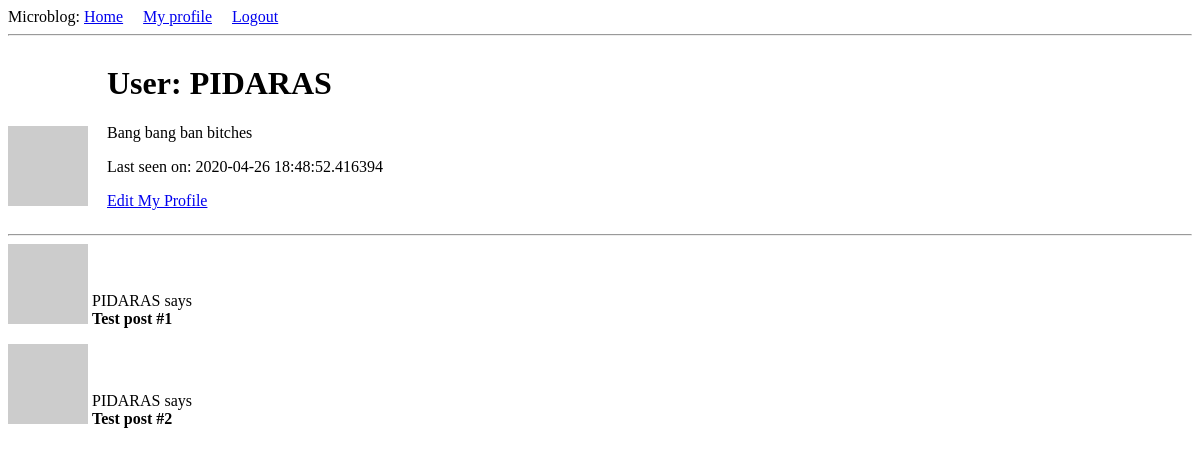
/user/PIDARAS (signed in), run on an earlier commit of the app's database.
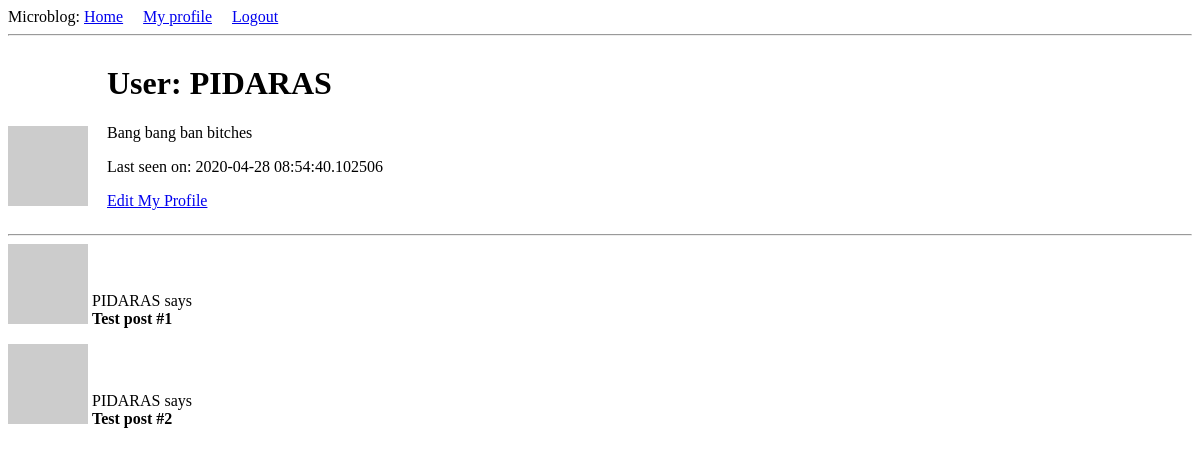
And on a later commit of the database.
### app/models.py (models this page shows, shortened)
class User(UserMixin, db.Model):
    id = db.Column(db.Integer, primary_key=True)
    username = db.Column(db.String(64), index=True, unique=True)
    email = db.Column(db.String(120), index=True, unique=True)
    password_hash = db.Column(db.String(128))
    posts = db.relationship('Post', backref='author', lazy='dynamic')
    about_me = db.Column(db.String(140))
    last_seen = db.Column(db.DateTime, default=datetime.utcnow)
    def avatar(self, size):
        digest = md5(self.email.lower().encode('utf-8')).hexdigest()
        return f"https://www.gravatar.com/avatar/{digest}?d=identicon&s={size}"

### app/routes.py (the view)
@app.route('/user/<username>')
@login_required
def user(username):
    user = User.query.filter_by(username=username).first_or_404()
    posts = [
        {'author': user, 'body': 'Test post #1'},
        {'author': user, 'body': 'Test post #2'}
    ]
    return render_template('user.html', user=user, posts=posts)

### app/models.py (called while the page is built)
@login.user_loader
def load_user(id):
    return User.query.get(int(id))

### app/routes.py (called while the page is built)
@app.before_request
def before_request():
    if current_user.is_authenticated:
        current_user.last_seen = datetime.utcnow()
        db.session.commit()

### app/templates/user.html
{% extends "base.html" %}
{% block content %}
        <img src="{{ user.avatar(128) }}" alt="" style="display: inline-block">
        <div style="display: inline-block;margin-left: 15px;">
            <h1>User: {{ user.username }}</h1>
                {% if user.about_me %}<p>{{ user.about_me }}</p>{% endif %}
                {% if user.last_seen %}<p>Last seen on: {{ user.last_seen }}</p>{% endif %}
                {% if user == current_user %} <p><a href="{{ url_for('edit_profile') }}">Edit My Profile</a></p>{% endif %}
        </div>
    <hr>
    {% for post in posts %}
        {% include '_post.html' %}
    {% endfor %}
{% endblock %}

### app/templates/base.html (shortened to what this page needs)
<!DOCTYPE html>
<html lang="en">
<head>
</head>
<body>
    <div>Microblog:
        <a href="{{ url_for('index') }}">Home</a>
        {% if current_user.is_anonymous %}
        <a href="{{ url_for('login') }}">Login</a>
        {% else %}
        <a href="{{ url_for('user', username=current_user.username) }}">My profile</a>  &nbsp;&nbsp;&nbsp;
        <a href="{{ url_for('logout') }}">Logout</a>
        {% endif %}
    </div>
    <hr>
    {% block content %}{% endblock %}
</body>
</html>

### app/templates/_post.html
<div>
    <img src="{{ user.avatar(36) }}" alt="">
    <p style="display: inline-block">{{ post.author.username }} says <br> <b>{{ post.body }}</b></p>
</div>

What changed in the data, as far as the page shows it:
changed User "PIDARAS": last_seen "2020-04-26 18:48:52.416394" → "2020-04-28 08:54:40.102506"
